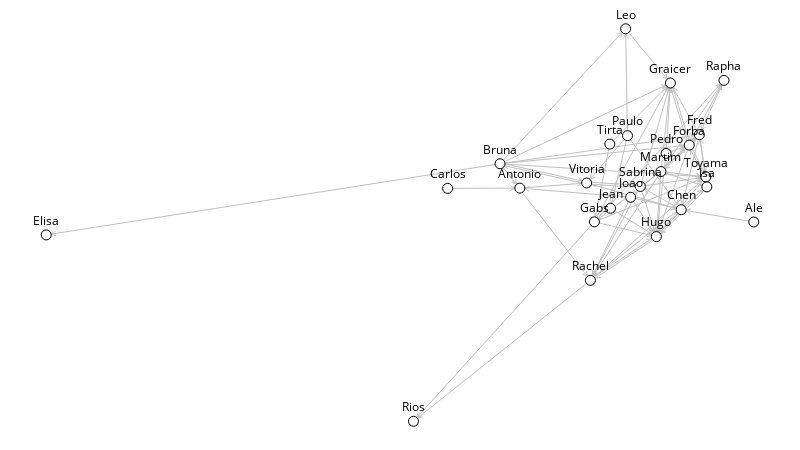

The notebook cell saved with this chart:
### Code cell
one = sn.load_graph('one-mode.gml')
two = sn.load_graph('two-mode.gml')
sn.show_graph(one, nlab=True)

### Figure 1 — Plotly figure (JSON) as saved in the notebook; plotly's stock layout.template omitted (floating-point values rounded to 4 significant figures; data arrays with more than 128 entries replaced by an {"elided": "..."} marker saying what was removed)
{"data": [{"hoverinfo": "none", "line": {"color": "rgb(192, 192, 192)", "width": 1}, "mode": "lines", "type": "scatter", "uid": "6153fc7e-d3bc-11e8-acb4-0005165e06fb", "x": {"elided": "678 float values"}, "y": {"elided": "678 float values"}}, {"hoverinfo": "none", "marker": {"color": "rgb(255, 255, 255)", "line": {"color": "rgb(0, 0, 0)", "width": 1}, "size": 10}, "mode": "markers+text", "text": ["Rachel", "Jean", "Bruna", "Leo", "Joao", "Rapha", "Carlos", "Fred", "Toyama", "Vitoria", "Hugo", "Gabs", "Elisa", "Paulo", "Sabrina", "Forba", "Rios", "Ale", "Graicer", "Antonio", "Martim", "Pedro", "Isa", "Chen", "Tirta"], "textfont": {"color": "rgb(0, 0, 0)"}, "textposition": "top center", "type": "scatter", "uid": "6153fc7f-d3bc-11e8-acb4-0005165e06fb", "x": [0.7691, 0.7976, 0.6414, 0.8189, 0.826, 0.9579, 0.5673, 0.9231, 0.9323, 0.7638, 0.8624, 0.7748, 0, 0.8215, 0.8397, 0.9088, 0.519, 1, 0.8822, 0.6693, 0.8688, 0.8761, 0.9337, 0.8974, 0.7966], "y": [0.3591, 0.5426, 0.656, 1, 0.5707, 0.8684, 0.5933, 0.73, 0.6224, 0.607, 0.4704, 0.508, 0.4747, 0.7276, 0.5983, 0.7035, 0, 0.5077, 0.8618, 0.594, 0.6362, 0.6824, 0.5971, 0.539, 0.7062]}], "layout": {"height": 450, "margin": {"b": 0, "l": 0, "r": 0, "t": 0}, "showlegend": false, "width": 800, "xaxis": {"showgrid": false, "showticklabels": false, "zeroline": false}, "yaxis": {"showgrid": false, "showticklabels": false, "zeroline": false}}}
